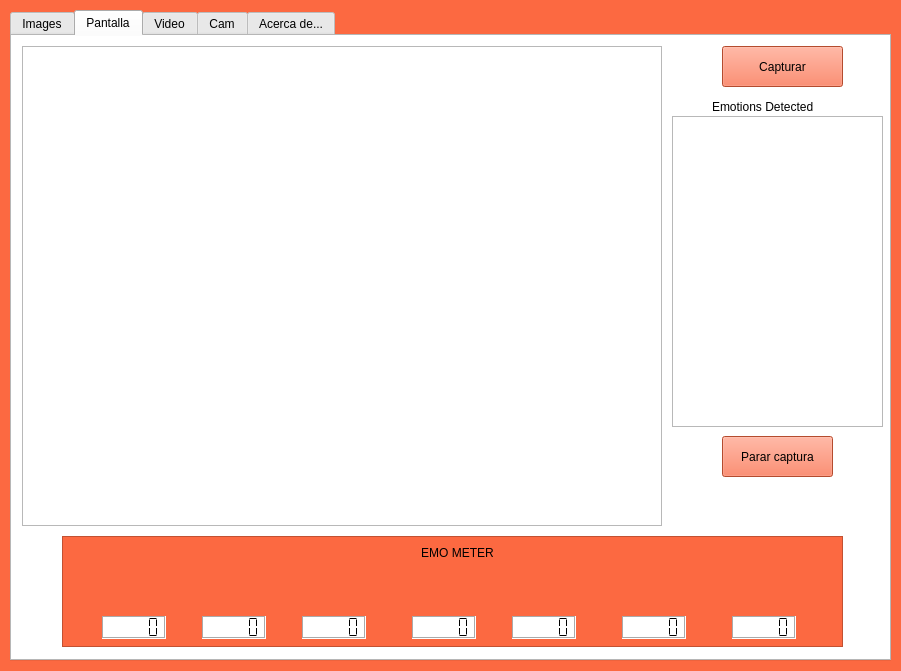
<?xml version="1.0" encoding="UTF-8"?>
<ui version="4.0">
 <class>mainWindow</class>
 <widget class="QWidget" name="mainWindow">
  <property name="geometry">
   <rect>
    <x>0</x>
    <y>0</y>
    <width>901</width>
    <height>671</height>
   </rect>
  </property>
  <property name="minimumSize">
   <size>
    <width>901</width>
    <height>671</height>
   </size>
  </property>
  <property name="maximumSize">
   <size>
    <width>901</width>
    <height>671</height>
   </size>
  </property>
  <property name="windowTitle">
   <string>Happy Or Not </string>
  </property>
  <property name="autoFillBackground">
   <bool>false</bool>
  </property>
  <property name="styleSheet">
   <string notr="true">#mainWindow{
	background-color : #FC6941
}

.QPushButton{
	background-color: #FC6941
}
.TtabWidget{
background-color: #FFFFFF
}
.QFrame{
background-color: #FC6941
}

.QLCDNumber{
	background-color: #FFFFFF
}</string>
  </property>
  <widget class="QTabWidget" name="tabWidget">
   <property name="geometry">
    <rect>
     <x>10</x>
     <y>10</y>
     <width>881</width>
     <height>651</height>
    </rect>
   </property>
   <property name="minimumSize">
    <size>
     <width>881</width>
     <height>651</height>
    </size>
   </property>
   <property name="maximumSize">
    <size>
     <width>881</width>
     <height>651</height>
    </size>
   </property>
   <property name="cursor">
    <cursorShape>ArrowCursor</cursorShape>
   </property>
   <property name="layoutDirection">
    <enum>Qt::LeftToRight</enum>
   </property>
   <property name="autoFillBackground">
    <bool>false</bool>
   </property>
   <property name="styleSheet">
    <string notr="true">#tabWidget{
background-color: #FFFFFF
}</string>
   </property>
   <property name="tabPosition">
    <enum>QTabWidget::North</enum>
   </property>
   <property name="tabShape">
    <enum>QTabWidget::Rounded</enum>
   </property>
   <property name="currentIndex">
    <number>1</number>
   </property>
   <property name="iconSize">
    <size>
     <width>20</width>
     <height>20</height>
    </size>
   </property>
   <property name="elideMode">
    <enum>Qt::ElideNone</enum>
   </property>
   <widget class="QWidget" name="images_tab">
    <property name="cursor">
     <cursorShape>ArrowCursor</cursorShape>
    </property>
    <property name="toolTip">
     <string extracomment="check your fotos"/>
    </property>
    <property name="layoutDirection">
     <enum>Qt::LeftToRight</enum>
    </property>
    <attribute name="title">
     <string>Images</string>
    </attribute>
    <widget class="QLabel" name="image_thread">
     <property name="geometry">
      <rect>
       <x>10</x>
       <y>10</y>
       <width>400</width>
       <height>400</height>
      </rect>
     </property>
     <property name="minimumSize">
      <size>
       <width>400</width>
       <height>400</height>
      </size>
     </property>
     <property name="maximumSize">
      <size>
       <width>400</width>
       <height>400</height>
      </size>
     </property>
     <property name="frameShape">
      <enum>QFrame::StyledPanel</enum>
     </property>
     <property name="text">
      <string/>
     </property>
    </widget>
    <widget class="QToolButton" name="toolButton_image">
     <property name="geometry">
      <rect>
       <x>625</x>
       <y>10</y>
       <width>31</width>
       <height>31</height>
      </rect>
     </property>
     <property name="text">
      <string>...</string>
     </property>
    </widget>
    <widget class="QTextEdit" name="emotions_image_reg">
     <property name="geometry">
      <rect>
       <x>430</x>
       <y>120</y>
       <width>211</width>
       <height>290</height>
      </rect>
     </property>
     <property name="minimumSize">
      <size>
       <width>211</width>
       <height>290</height>
      </size>
     </property>
     <property name="maximumSize">
      <size>
       <width>211</width>
       <height>290</height>
      </size>
     </property>
    </widget>
    <widget class="QPushButton" name="load_image_button">
     <property name="geometry">
      <rect>
       <x>480</x>
       <y>50</y>
       <width>101</width>
       <height>41</height>
      </rect>
     </property>
     <property name="text">
      <string>Play Video</string>
     </property>
    </widget>
    <widget class="QTextEdit" name="image_path">
     <property name="geometry">
      <rect>
       <x>420</x>
       <y>10</y>
       <width>201</width>
       <height>31</height>
      </rect>
     </property>
    </widget>
    <widget class="QLabel" name="labelimage">
     <property name="geometry">
      <rect>
       <x>430</x>
       <y>90</y>
       <width>151</width>
       <height>21</height>
      </rect>
     </property>
     <property name="text">
      <string>Emotions Detected</string>
     </property>
    </widget>
   </widget>
   <widget class="QWidget" name="capture_tab">
    <attribute name="title">
     <string>Pantalla</string>
    </attribute>
    <widget class="QTextEdit" name="emotions_screen_reg">
     <property name="geometry">
      <rect>
       <x>660</x>
       <y>80</y>
       <width>211</width>
       <height>311</height>
      </rect>
     </property>
     <property name="minimumSize">
      <size>
       <width>211</width>
       <height>311</height>
      </size>
     </property>
     <property name="maximumSize">
      <size>
       <width>211</width>
       <height>311</height>
      </size>
     </property>
    </widget>
    <widget class="QLabel" name="screen_thread">
     <property name="geometry">
      <rect>
       <x>10</x>
       <y>10</y>
       <width>640</width>
       <height>480</height>
      </rect>
     </property>
     <property name="minimumSize">
      <size>
       <width>640</width>
       <height>480</height>
      </size>
     </property>
     <property name="maximumSize">
      <size>
       <width>640</width>
       <height>480</height>
      </size>
     </property>
     <property name="frameShape">
      <enum>QFrame::StyledPanel</enum>
     </property>
     <property name="text">
      <string/>
     </property>
    </widget>
    <widget class="QPushButton" name="stop_screen_button">
     <property name="geometry">
      <rect>
       <x>710</x>
       <y>400</y>
       <width>111</width>
       <height>41</height>
      </rect>
     </property>
     <property name="text">
      <string>Parar captura</string>
     </property>
    </widget>
    <widget class="QPushButton" name="load_screen_button">
     <property name="geometry">
      <rect>
       <x>710</x>
       <y>10</y>
       <width>121</width>
       <height>41</height>
      </rect>
     </property>
     <property name="text">
      <string>Capturar</string>
     </property>
    </widget>
    <widget class="QFrame" name="contadores_screen">
     <property name="geometry">
      <rect>
       <x>50</x>
       <y>500</y>
       <width>781</width>
       <height>111</height>
      </rect>
     </property>
     <property name="frameShape">
      <enum>QFrame::StyledPanel</enum>
     </property>
     <property name="frameShadow">
      <enum>QFrame::Raised</enum>
     </property>
     <widget class="QLabel" name="label_screen_happy">
      <property name="geometry">
       <rect>
        <x>50</x>
        <y>30</y>
        <width>50</width>
        <height>50</height>
       </rect>
      </property>
      <property name="text">
       <string/>
      </property>
      <property name="pixmap">
       <pixmap resource="emojis.qrc">:/imgs/imgs/Smiling face with smiling eyes.png</pixmap>
      </property>
      <property name="scaledContents">
       <bool>true</bool>
      </property>
      <property name="wordWrap">
       <bool>false</bool>
      </property>
     </widget>
     <widget class="QLabel" name="label_screen_surprise">
      <property name="geometry">
       <rect>
        <x>250</x>
        <y>30</y>
        <width>50</width>
        <height>50</height>
       </rect>
      </property>
      <property name="text">
       <string/>
      </property>
      <property name="pixmap">
       <pixmap resource="emojis.qrc">:/imgs/imgs/Astonished face.png</pixmap>
      </property>
      <property name="scaledContents">
       <bool>true</bool>
      </property>
     </widget>
     <widget class="QLabel" name="label_screen_sad">
      <property name="geometry">
       <rect>
        <x>150</x>
        <y>30</y>
        <width>50</width>
        <height>50</height>
       </rect>
      </property>
      <property name="text">
       <string/>
      </property>
      <property name="pixmap">
       <pixmap resource="emojis.qrc">:/imgs/imgs/Slightly frowning face.png</pixmap>
      </property>
      <property name="scaledContents">
       <bool>true</bool>
      </property>
     </widget>
     <widget class="QLabel" name="label_screen_anger">
      <property name="geometry">
       <rect>
        <x>680</x>
        <y>30</y>
        <width>50</width>
        <height>50</height>
       </rect>
      </property>
      <property name="text">
       <string/>
      </property>
      <property name="pixmap">
       <pixmap>:/imgs/Angry face.png</pixmap>
      </property>
      <property name="scaledContents">
       <bool>true</bool>
      </property>
     </widget>
     <widget class="QLCDNumber" name="counter_fear_screen">
      <property name="geometry">
       <rect>
        <x>350</x>
        <y>80</y>
        <width>64</width>
        <height>23</height>
       </rect>
      </property>
      <property name="frameShape">
       <enum>QFrame::Box</enum>
      </property>
      <property name="frameShadow">
       <enum>QFrame::Sunken</enum>
      </property>
      <property name="lineWidth">
       <number>1</number>
      </property>
      <property name="midLineWidth">
       <number>0</number>
      </property>
      <property name="smallDecimalPoint">
       <bool>false</bool>
      </property>
      <property name="segmentStyle">
       <enum>QLCDNumber::Flat</enum>
      </property>
     </widget>
     <widget class="QLCDNumber" name="counter_neutral_screen">
      <property name="geometry">
       <rect>
        <x>450</x>
        <y>80</y>
        <width>64</width>
        <height>23</height>
       </rect>
      </property>
      <property name="frameShape">
       <enum>QFrame::Box</enum>
      </property>
      <property name="frameShadow">
       <enum>QFrame::Sunken</enum>
      </property>
      <property name="lineWidth">
       <number>1</number>
      </property>
      <property name="midLineWidth">
       <number>0</number>
      </property>
      <property name="smallDecimalPoint">
       <bool>false</bool>
      </property>
      <property name="segmentStyle">
       <enum>QLCDNumber::Flat</enum>
      </property>
     </widget>
     <widget class="QLabel" name="label_screen_neutral">
      <property name="geometry">
       <rect>
        <x>460</x>
        <y>30</y>
        <width>50</width>
        <height>50</height>
       </rect>
      </property>
      <property name="text">
       <string/>
      </property>
      <property name="pixmap">
       <pixmap resource="emojis.qrc">:/imgs/imgs/Neutral face.png</pixmap>
      </property>
      <property name="scaledContents">
       <bool>true</bool>
      </property>
     </widget>
     <widget class="QLCDNumber" name="counter_surp_screen">
      <property name="geometry">
       <rect>
        <x>240</x>
        <y>80</y>
        <width>64</width>
        <height>23</height>
       </rect>
      </property>
      <property name="frameShape">
       <enum>QFrame::Box</enum>
      </property>
      <property name="frameShadow">
       <enum>QFrame::Sunken</enum>
      </property>
      <property name="lineWidth">
       <number>1</number>
      </property>
      <property name="midLineWidth">
       <number>0</number>
      </property>
      <property name="smallDecimalPoint">
       <bool>false</bool>
      </property>
      <property name="segmentStyle">
       <enum>QLCDNumber::Flat</enum>
      </property>
     </widget>
     <widget class="QLCDNumber" name="counter_happy_screen">
      <property name="geometry">
       <rect>
        <x>40</x>
        <y>80</y>
        <width>64</width>
        <height>23</height>
       </rect>
      </property>
      <property name="frameShape">
       <enum>QFrame::Box</enum>
      </property>
      <property name="frameShadow">
       <enum>QFrame::Sunken</enum>
      </property>
      <property name="lineWidth">
       <number>1</number>
      </property>
      <property name="midLineWidth">
       <number>0</number>
      </property>
      <property name="smallDecimalPoint">
       <bool>false</bool>
      </property>
      <property name="segmentStyle">
       <enum>QLCDNumber::Flat</enum>
      </property>
     </widget>
     <widget class="QLCDNumber" name="counter_sad_screen">
      <property name="geometry">
       <rect>
        <x>140</x>
        <y>80</y>
        <width>64</width>
        <height>23</height>
       </rect>
      </property>
      <property name="frameShape">
       <enum>QFrame::Box</enum>
      </property>
      <property name="frameShadow">
       <enum>QFrame::Sunken</enum>
      </property>
      <property name="lineWidth">
       <number>1</number>
      </property>
      <property name="midLineWidth">
       <number>0</number>
      </property>
      <property name="smallDecimalPoint">
       <bool>false</bool>
      </property>
      <property name="segmentStyle">
       <enum>QLCDNumber::Flat</enum>
      </property>
     </widget>
     <widget class="QLCDNumber" name="counter_disgust_screen">
      <property name="geometry">
       <rect>
        <x>560</x>
        <y>80</y>
        <width>64</width>
        <height>23</height>
       </rect>
      </property>
      <property name="frameShape">
       <enum>QFrame::Box</enum>
      </property>
      <property name="frameShadow">
       <enum>QFrame::Sunken</enum>
      </property>
      <property name="lineWidth">
       <number>1</number>
      </property>
      <property name="midLineWidth">
       <number>0</number>
      </property>
      <property name="smallDecimalPoint">
       <bool>false</bool>
      </property>
      <property name="segmentStyle">
       <enum>QLCDNumber::Flat</enum>
      </property>
     </widget>
     <widget class="QLCDNumber" name="counter_anger_screen">
      <property name="geometry">
       <rect>
        <x>670</x>
        <y>80</y>
        <width>64</width>
        <height>23</height>
       </rect>
      </property>
      <property name="frameShape">
       <enum>QFrame::Box</enum>
      </property>
      <property name="frameShadow">
       <enum>QFrame::Sunken</enum>
      </property>
      <property name="lineWidth">
       <number>1</number>
      </property>
      <property name="midLineWidth">
       <number>0</number>
      </property>
      <property name="smallDecimalPoint">
       <bool>false</bool>
      </property>
      <property name="mode">
       <enum>QLCDNumber::Dec</enum>
      </property>
      <property name="segmentStyle">
       <enum>QLCDNumber::Flat</enum>
      </property>
     </widget>
     <widget class="QLabel" name="label_screen_fear">
      <property name="geometry">
       <rect>
        <x>360</x>
        <y>30</y>
        <width>50</width>
        <height>50</height>
       </rect>
      </property>
      <property name="text">
       <string/>
      </property>
      <property name="pixmap">
       <pixmap>:/imgs/Fearful face.png</pixmap>
      </property>
      <property name="scaledContents">
       <bool>true</bool>
      </property>
     </widget>
     <widget class="QLabel" name="label_screen_disgust">
      <property name="geometry">
       <rect>
        <x>570</x>
        <y>30</y>
        <width>50</width>
        <height>50</height>
       </rect>
      </property>
      <property name="text">
       <string/>
      </property>
      <property name="pixmap">
       <pixmap>:/imgs/Pensive face.png</pixmap>
      </property>
      <property name="scaledContents">
       <bool>true</bool>
      </property>
     </widget>
     <widget class="QLabel" name="label_screen_emometer">
      <property name="geometry">
       <rect>
        <x>200</x>
        <y>-4</y>
        <width>391</width>
        <height>41</height>
       </rect>
      </property>
      <property name="text">
       <string>EMO METER</string>
      </property>
      <property name="scaledContents">
       <bool>true</bool>
      </property>
      <property name="alignment">
       <set>Qt::AlignCenter</set>
      </property>
      <property name="wordWrap">
       <bool>false</bool>
      </property>
     </widget>
    </widget>
    <widget class="QLabel" name="labelscreen1">
     <property name="geometry">
      <rect>
       <x>700</x>
       <y>60</y>
       <width>151</width>
       <height>21</height>
      </rect>
     </property>
     <property name="text">
      <string>Emotions Detected</string>
     </property>
    </widget>
   </widget>
   <widget class="QWidget" name="video_tab">
    <attribute name="title">
     <string>Video</string>
    </attribute>
    <widget class="QLabel" name="video_thread">
     <property name="geometry">
      <rect>
       <x>10</x>
       <y>50</y>
       <width>640</width>
       <height>440</height>
      </rect>
     </property>
     <property name="minimumSize">
      <size>
       <width>640</width>
       <height>440</height>
      </size>
     </property>
     <property name="maximumSize">
      <size>
       <width>640</width>
       <height>440</height>
      </size>
     </property>
     <property name="frameShape">
      <enum>QFrame::StyledPanel</enum>
     </property>
     <property name="text">
      <string/>
     </property>
    </widget>
    <widget class="QPushButton" name="load_video_button">
     <property name="geometry">
      <rect>
       <x>710</x>
       <y>50</y>
       <width>101</width>
       <height>41</height>
      </rect>
     </property>
     <property name="text">
      <string>Play Video</string>
     </property>
    </widget>
    <widget class="QTextEdit" name="video_path">
     <property name="geometry">
      <rect>
       <x>10</x>
       <y>10</y>
       <width>821</width>
       <height>31</height>
      </rect>
     </property>
    </widget>
    <widget class="QTextEdit" name="emotions_video_reg">
     <property name="geometry">
      <rect>
       <x>660</x>
       <y>120</y>
       <width>211</width>
       <height>311</height>
      </rect>
     </property>
     <property name="minimumSize">
      <size>
       <width>211</width>
       <height>311</height>
      </size>
     </property>
     <property name="maximumSize">
      <size>
       <width>211</width>
       <height>311</height>
      </size>
     </property>
    </widget>
    <widget class="QLabel" name="labelcaamvideo">
     <property name="geometry">
      <rect>
       <x>690</x>
       <y>100</y>
       <width>151</width>
       <height>21</height>
      </rect>
     </property>
     <property name="text">
      <string>Emotions Detected</string>
     </property>
    </widget>
    <widget class="QToolButton" name="toolButton">
     <property name="geometry">
      <rect>
       <x>840</x>
       <y>10</y>
       <width>31</width>
       <height>31</height>
      </rect>
     </property>
     <property name="text">
      <string>...</string>
     </property>
    </widget>
    <widget class="QPushButton" name="stop_video_button">
     <property name="geometry">
      <rect>
       <x>710</x>
       <y>440</y>
       <width>111</width>
       <height>41</height>
      </rect>
     </property>
     <property name="text">
      <string>Stop Video</string>
     </property>
    </widget>
    <widget class="QFrame" name="contadores_vid">
     <property name="geometry">
      <rect>
       <x>50</x>
       <y>500</y>
       <width>781</width>
       <height>111</height>
      </rect>
     </property>
     <property name="frameShape">
      <enum>QFrame::StyledPanel</enum>
     </property>
     <property name="frameShadow">
      <enum>QFrame::Raised</enum>
     </property>
     <widget class="QLabel" name="label_video_happy">
      <property name="geometry">
       <rect>
        <x>50</x>
        <y>30</y>
        <width>50</width>
        <height>50</height>
       </rect>
      </property>
      <property name="text">
       <string/>
      </property>
      <property name="pixmap">
       <pixmap resource="emojis.qrc">:/imgs/imgs/Smiling face with smiling eyes.png</pixmap>
      </property>
      <property name="scaledContents">
       <bool>true</bool>
      </property>
      <property name="wordWrap">
       <bool>false</bool>
      </property>
     </widget>
     <widget class="QLabel" name="label_video_surprise">
      <property name="geometry">
       <rect>
        <x>250</x>
        <y>30</y>
        <width>50</width>
        <height>50</height>
       </rect>
      </property>
      <property name="text">
       <string/>
      </property>
      <property name="pixmap">
       <pixmap resource="emojis.qrc">:/imgs/imgs/Astonished face.png</pixmap>
      </property>
      <property name="scaledContents">
       <bool>true</bool>
      </property>
     </widget>
     <widget class="QLabel" name="label_video_sad">
      <property name="geometry">
       <rect>
        <x>150</x>
        <y>30</y>
        <width>50</width>
        <height>50</height>
       </rect>
      </property>
      <property name="text">
       <string/>
      </property>
      <property name="pixmap">
       <pixmap resource="emojis.qrc">:/imgs/imgs/Frowning face.png</pixmap>
      </property>
      <property name="scaledContents">
       <bool>true</bool>
      </property>
     </widget>
     <widget class="QLabel" name="label_video_anger">
      <property name="geometry">
       <rect>
        <x>680</x>
        <y>30</y>
        <width>50</width>
        <height>50</height>
       </rect>
      </property>
      <property name="text">
       <string/>
      </property>
      <property name="pixmap">
       <pixmap resource="emojis.qrc">:/imgs/imgs/Angry face.png</pixmap>
      </property>
      <property name="scaledContents">
       <bool>true</bool>
      </property>
     </widget>
     <widget class="QLCDNumber" name="counter_fear_vid">
      <property name="geometry">
       <rect>
        <x>350</x>
        <y>80</y>
        <width>64</width>
        <height>23</height>
       </rect>
      </property>
      <property name="frameShape">
       <enum>QFrame::Box</enum>
      </property>
      <property name="frameShadow">
       <enum>QFrame::Sunken</enum>
      </property>
      <property name="lineWidth">
       <number>1</number>
      </property>
      <property name="midLineWidth">
       <number>0</number>
      </property>
      <property name="smallDecimalPoint">
       <bool>false</bool>
      </property>
      <property name="segmentStyle">
       <enum>QLCDNumber::Flat</enum>
      </property>
     </widget>
     <widget class="QLCDNumber" name="counter_neutral_vid">
      <property name="geometry">
       <rect>
        <x>450</x>
        <y>80</y>
        <width>64</width>
        <height>23</height>
       </rect>
      </property>
      <property name="frameShape">
       <enum>QFrame::Box</enum>
      </property>
      <property name="frameShadow">
       <enum>QFrame::Sunken</enum>
      </property>
      <property name="lineWidth">
       <number>1</number>
      </property>
      <property name="midLineWidth">
       <number>0</number>
      </property>
      <property name="smallDecimalPoint">
       <bool>false</bool>
      </property>
      <property name="segmentStyle">
       <enum>QLCDNumber::Flat</enum>
      </property>
     </widget>
     <widget class="QLabel" name="label_video_neutral">
      <property name="geometry">
       <rect>
        <x>460</x>
        <y>30</y>
        <width>50</width>
        <height>50</height>
       </rect>
      </property>
      <property name="text">
       <string/>
      </property>
      <property name="pixmap">
       <pixmap resource="emojis.qrc">:/imgs/imgs/Neutral face.png</pixmap>
      </property>
      <property name="scaledContents">
       <bool>true</bool>
      </property>
     </widget>
     <widget class="QLCDNumber" name="counter_surp_vid">
      <property name="geometry">
       <rect>
        <x>240</x>
        <y>80</y>
        <width>64</width>
        <height>23</height>
       </rect>
      </property>
      <property name="frameShape">
       <enum>QFrame::Box</enum>
      </property>
      <property name="frameShadow">
       <enum>QFrame::Sunken</enum>
      </property>
      <property name="lineWidth">
       <number>1</number>
      </property>
      <property name="midLineWidth">
       <number>0</number>
      </property>
      <property name="smallDecimalPoint">
       <bool>false</bool>
      </property>
      <property name="segmentStyle">
       <enum>QLCDNumber::Flat</enum>
      </property>
     </widget>
     <widget class="QLCDNumber" name="counter_happy_vid">
      <property name="geometry">
       <rect>
        <x>40</x>
        <y>80</y>
        <width>64</width>
        <height>23</height>
       </rect>
      </property>
      <property name="frameShape">
       <enum>QFrame::Box</enum>
      </property>
      <property name="frameShadow">
       <enum>QFrame::Sunken</enum>
      </property>
      <property name="lineWidth">
       <number>1</number>
      </property>
      <property name="midLineWidth">
       <number>0</number>
      </property>
      <property name="smallDecimalPoint">
       <bool>false</bool>
      </property>
      <property name="segmentStyle">
       <enum>QLCDNumber::Flat</enum>
      </property>
     </widget>
     <widget class="QLCDNumber" name="counter_sad_vid">
      <property name="geometry">
       <rect>
        <x>140</x>
        <y>80</y>
        <width>64</width>
        <height>23</height>
       </rect>
      </property>
      <property name="frameShape">
       <enum>QFrame::Box</enum>
      </property>
      <property name="frameShadow">
       <enum>QFrame::Sunken</enum>
      </property>
      <property name="lineWidth">
       <number>1</number>
      </property>
      <property name="midLineWidth">
       <number>0</number>
      </property>
      <property name="smallDecimalPoint">
       <bool>false</bool>
      </property>
      <property name="segmentStyle">
       <enum>QLCDNumber::Flat</enum>
      </property>
     </widget>
     <widget class="QLCDNumber" name="counter_disgust_vid">
      <property name="geometry">
       <rect>
        <x>560</x>
        <y>80</y>
        <width>64</width>
        <height>23</height>
       </rect>
      </property>
      <property name="frameShape">
       <enum>QFrame::Box</enum>
      </property>
      <property name="frameShadow">
       <enum>QFrame::Sunken</enum>
      </property>
      <property name="lineWidth">
       <number>1</number>
      </property>
      <property name="midLineWidth">
       <number>0</number>
      </property>
      <property name="smallDecimalPoint">
       <bool>false</bool>
      </property>
      <property name="segmentStyle">
       <enum>QLCDNumber::Flat</enum>
      </property>
     </widget>
     <widget class="QLCDNumber" name="counter_anger_vid">
      <property name="geometry">
       <rect>
        <x>670</x>
        <y>80</y>
        <width>64</width>
        <height>23</height>
       </rect>
      </property>
      <property name="frameShape">
       <enum>QFrame::Box</enum>
      </property>
      <property name="frameShadow">
       <enum>QFrame::Sunken</enum>
      </property>
      <property name="lineWidth">
       <number>1</number>
      </property>
      <property name="midLineWidth">
       <number>0</number>
      </property>
      <property name="smallDecimalPoint">
       <bool>false</bool>
      </property>
      <property name="mode">
       <enum>QLCDNumber::Dec</enum>
      </property>
      <property name="segmentStyle">
       <enum>QLCDNumber::Flat</enum>
      </property>
     </widget>
     <widget class="QLabel" name="label_video_fear">
      <property name="geometry">
       <rect>
        <x>360</x>
        <y>30</y>
        <width>50</width>
        <height>50</height>
       </rect>
      </property>
      <property name="text">
       <string/>
      </property>
      <property name="pixmap">
       <pixmap resource="emojis.qrc">:/imgs/imgs/Fearful face.png</pixmap>
      </property>
      <property name="scaledContents">
       <bool>true</bool>
      </property>
     </widget>
     <widget class="QLabel" name="label_video_disgust">
      <property name="geometry">
       <rect>
        <x>570</x>
        <y>30</y>
        <width>50</width>
        <height>50</height>
       </rect>
      </property>
      <property name="text">
       <string/>
      </property>
      <property name="pixmap">
       <pixmap resource="emojis.qrc">:/imgs/imgs/Pensive face.png</pixmap>
      </property>
      <property name="scaledContents">
       <bool>true</bool>
      </property>
     </widget>
     <widget class="QLabel" name="label_video_emometer">
      <property name="geometry">
       <rect>
        <x>200</x>
        <y>-4</y>
        <width>391</width>
        <height>41</height>
       </rect>
      </property>
      <property name="text">
       <string>EMO METER</string>
      </property>
      <property name="scaledContents">
       <bool>true</bool>
      </property>
      <property name="alignment">
       <set>Qt::AlignCenter</set>
      </property>
      <property name="wordWrap">
       <bool>false</bool>
      </property>
     </widget>
    </widget>
   </widget>
   <widget class="QWidget" name="cam_tab">
    <attribute name="title">
     <string>Cam</string>
    </attribute>
    <widget class="QLabel" name="cam_thread">
     <property name="geometry">
      <rect>
       <x>10</x>
       <y>10</y>
       <width>640</width>
       <height>480</height>
      </rect>
     </property>
     <property name="minimumSize">
      <size>
       <width>640</width>
       <height>480</height>
      </size>
     </property>
     <property name="maximumSize">
      <size>
       <width>640</width>
       <height>480</height>
      </size>
     </property>
     <property name="frameShape">
      <enum>QFrame::StyledPanel</enum>
     </property>
     <property name="text">
      <string/>
     </property>
    </widget>
    <widget class="QPushButton" name="load_cam_button">
     <property name="geometry">
      <rect>
       <x>710</x>
       <y>10</y>
       <width>121</width>
       <height>41</height>
      </rect>
     </property>
     <property name="text">
      <string>Load Camera</string>
     </property>
    </widget>
    <widget class="QLabel" name="labelcaam1">
     <property name="geometry">
      <rect>
       <x>700</x>
       <y>60</y>
       <width>151</width>
       <height>21</height>
      </rect>
     </property>
     <property name="text">
      <string>Emotions Detected</string>
     </property>
    </widget>
    <widget class="QTextEdit" name="emotions_cam_reg">
     <property name="geometry">
      <rect>
       <x>660</x>
       <y>80</y>
       <width>211</width>
       <height>311</height>
      </rect>
     </property>
     <property name="minimumSize">
      <size>
       <width>211</width>
       <height>311</height>
      </size>
     </property>
     <property name="maximumSize">
      <size>
       <width>211</width>
       <height>311</height>
      </size>
     </property>
    </widget>
    <widget class="QPushButton" name="stop_cam_button">
     <property name="geometry">
      <rect>
       <x>710</x>
       <y>400</y>
       <width>111</width>
       <height>41</height>
      </rect>
     </property>
     <property name="text">
      <string>Stop Camera</string>
     </property>
    </widget>
    <widget class="QFrame" name="contadores">
     <property name="geometry">
      <rect>
       <x>50</x>
       <y>500</y>
       <width>781</width>
       <height>111</height>
      </rect>
     </property>
     <property name="frameShape">
      <enum>QFrame::StyledPanel</enum>
     </property>
     <property name="frameShadow">
      <enum>QFrame::Raised</enum>
     </property>
     <widget class="QLabel" name="label_cam_happy">
      <property name="geometry">
       <rect>
        <x>50</x>
        <y>30</y>
        <width>50</width>
        <height>50</height>
       </rect>
      </property>
      <property name="text">
       <string/>
      </property>
      <property name="pixmap">
       <pixmap>:/imgs/Slightly smiling face.png</pixmap>
      </property>
      <property name="scaledContents">
       <bool>true</bool>
      </property>
      <property name="wordWrap">
       <bool>false</bool>
      </property>
     </widget>
     <widget class="QLabel" name="label_cam_surprise">
      <property name="geometry">
       <rect>
        <x>250</x>
        <y>30</y>
        <width>50</width>
        <height>50</height>
       </rect>
      </property>
      <property name="text">
       <string/>
      </property>
      <property name="pixmap">
       <pixmap>:/imgs/Astonished face.png</pixmap>
      </property>
      <property name="scaledContents">
       <bool>true</bool>
      </property>
     </widget>
     <widget class="QLabel" name="label_cam_sad">
      <property name="geometry">
       <rect>
        <x>150</x>
        <y>30</y>
        <width>50</width>
        <height>50</height>
       </rect>
      </property>
      <property name="text">
       <string/>
      </property>
      <property name="pixmap">
       <pixmap>:/imgs/Frowning face.png</pixmap>
      </property>
      <property name="scaledContents">
       <bool>true</bool>
      </property>
     </widget>
     <widget class="QLabel" name="label_cam_anger">
      <property name="geometry">
       <rect>
        <x>680</x>
        <y>30</y>
        <width>50</width>
        <height>50</height>
       </rect>
      </property>
      <property name="text">
       <string/>
      </property>
      <property name="pixmap">
       <pixmap>:/imgs/Angry face.png</pixmap>
      </property>
      <property name="scaledContents">
       <bool>true</bool>
      </property>
     </widget>
     <widget class="QLCDNumber" name="counter_fear">
      <property name="geometry">
       <rect>
        <x>350</x>
        <y>80</y>
        <width>64</width>
        <height>23</height>
       </rect>
      </property>
      <property name="frameShape">
       <enum>QFrame::Box</enum>
      </property>
      <property name="frameShadow">
       <enum>QFrame::Sunken</enum>
      </property>
      <property name="lineWidth">
       <number>1</number>
      </property>
      <property name="midLineWidth">
       <number>0</number>
      </property>
      <property name="smallDecimalPoint">
       <bool>false</bool>
      </property>
      <property name="segmentStyle">
       <enum>QLCDNumber::Flat</enum>
      </property>
     </widget>
     <widget class="QLCDNumber" name="counter_neutral">
      <property name="geometry">
       <rect>
        <x>450</x>
        <y>80</y>
        <width>64</width>
        <height>23</height>
       </rect>
      </property>
      <property name="frameShape">
       <enum>QFrame::Box</enum>
      </property>
      <property name="frameShadow">
       <enum>QFrame::Sunken</enum>
      </property>
      <property name="lineWidth">
       <number>1</number>
      </property>
      <property name="midLineWidth">
       <number>0</number>
      </property>
      <property name="smallDecimalPoint">
       <bool>false</bool>
      </property>
      <property name="segmentStyle">
       <enum>QLCDNumber::Flat</enum>
      </property>
     </widget>
     <widget class="QLabel" name="label_cam_neutral">
      <property name="geometry">
       <rect>
        <x>460</x>
        <y>30</y>
        <width>50</width>
        <height>50</height>
       </rect>
      </property>
      <property name="text">
       <string/>
      </property>
      <property name="pixmap">
       <pixmap>:/imgs/Neutral face.png</pixmap>
      </property>
      <property name="scaledContents">
       <bool>true</bool>
      </property>
     </widget>
     <widget class="QLCDNumber" name="counter_surp">
      <property name="geometry">
       <rect>
        <x>240</x>
        <y>80</y>
        <width>64</width>
        <height>23</height>
       </rect>
      </property>
      <property name="frameShape">
       <enum>QFrame::Box</enum>
      </property>
      <property name="frameShadow">
       <enum>QFrame::Sunken</enum>
      </property>
      <property name="lineWidth">
       <number>1</number>
      </property>
      <property name="midLineWidth">
       <number>0</number>
      </property>
      <property name="smallDecimalPoint">
       <bool>false</bool>
      </property>
      <property name="segmentStyle">
       <enum>QLCDNumber::Flat</enum>
      </property>
     </widget>
     <widget class="QLCDNumber" name="counter_happy">
      <property name="geometry">
       <rect>
        <x>40</x>
        <y>80</y>
        <width>64</width>
        <height>23</height>
       </rect>
      </property>
      <property name="frameShape">
       <enum>QFrame::Box</enum>
      </property>
      <property name="frameShadow">
       <enum>QFrame::Sunken</enum>
      </property>
      <property name="lineWidth">
       <number>1</number>
      </property>
      <property name="midLineWidth">
       <number>0</number>
      </property>
      <property name="smallDecimalPoint">
       <bool>false</bool>
      </property>
      <property name="segmentStyle">
       <enum>QLCDNumber::Flat</enum>
      </property>
     </widget>
     <widget class="QLCDNumber" name="counter_sad">
      <property name="geometry">
       <rect>
        <x>140</x>
        <y>80</y>
        <width>64</width>
        <height>23</height>
       </rect>
      </property>
      <property name="frameShape">
       <enum>QFrame::Box</enum>
      </property>
      <property name="frameShadow">
       <enum>QFrame::Sunken</enum>
      </property>
      <property name="lineWidth">
       <number>1</number>
      </property>
      <property name="midLineWidth">
       <number>0</number>
      </property>
      <property name="smallDecimalPoint">
       <bool>false</bool>
      </property>
      <property name="segmentStyle">
       <enum>QLCDNumber::Flat</enum>
      </property>
     </widget>
     <widget class="QLCDNumber" name="counter_disgust">
      <property name="geometry">
       <rect>
        <x>560</x>
        <y>80</y>
        <width>64</width>
        <height>23</height>
       </rect>
      </property>
      <property name="frameShape">
       <enum>QFrame::Box</enum>
      </property>
      <property name="frameShadow">
       <enum>QFrame::Sunken</enum>
      </property>
      <property name="lineWidth">
       <number>1</number>
      </property>
      <property name="midLineWidth">
       <number>0</number>
      </property>
      <property name="smallDecimalPoint">
       <bool>false</bool>
      </property>
      <property name="segmentStyle">
       <enum>QLCDNumber::Flat</enum>
      </property>
     </widget>
     <widget class="QLCDNumber" name="counter_anger">
      <property name="geometry">
       <rect>
        <x>670</x>
        <y>80</y>
        <width>64</width>
        <height>23</height>
       </rect>
      </property>
      <property name="frameShape">
       <enum>QFrame::Box</enum>
      </property>
      <property name="frameShadow">
       <enum>QFrame::Sunken</enum>
      </property>
      <property name="lineWidth">
       <number>1</number>
      </property>
      <property name="midLineWidth">
       <number>0</number>
      </property>
      <property name="smallDecimalPoint">
       <bool>false</bool>
      </property>
      <property name="mode">
       <enum>QLCDNumber::Dec</enum>
      </property>
      <property name="segmentStyle">
       <enum>QLCDNumber::Flat</enum>
      </property>
     </widget>
     <widget class="QLabel" name="label_cam_fear">
      <property name="geometry">
       <rect>
        <x>360</x>
        <y>30</y>
        <width>50</width>
        <height>50</height>
       </rect>
      </property>
      <property name="text">
       <string/>
      </property>
      <property name="pixmap">
       <pixmap>:/imgs/Fearful face.png</pixmap>
      </property>
      <property name="scaledContents">
       <bool>true</bool>
      </property>
     </widget>
     <widget class="QLabel" name="label_cam_disgust">
      <property name="geometry">
       <rect>
        <x>570</x>
        <y>30</y>
        <width>50</width>
        <height>50</height>
       </rect>
      </property>
      <property name="text">
       <string/>
      </property>
      <property name="pixmap">
       <pixmap>:/imgs/Pensive face.png</pixmap>
      </property>
      <property name="scaledContents">
       <bool>true</bool>
      </property>
     </widget>
     <widget class="QLabel" name="label_cam_emometer">
      <property name="geometry">
       <rect>
        <x>200</x>
        <y>-4</y>
        <width>391</width>
        <height>41</height>
       </rect>
      </property>
      <property name="text">
       <string>EMO METER</string>
      </property>
      <property name="scaledContents">
       <bool>true</bool>
      </property>
      <property name="alignment">
       <set>Qt::AlignCenter</set>
      </property>
      <property name="wordWrap">
       <bool>false</bool>
      </property>
     </widget>
    </widget>
   </widget>
   <widget class="QWidget" name="acerca_de">
    <attribute name="title">
     <string>Acerca de...</string>
    </attribute>
   </widget>
  </widget>
 </widget>
 <resources>
  <include location="emojis.qrc"/>
 </resources>
 <connections/>
</ui>
